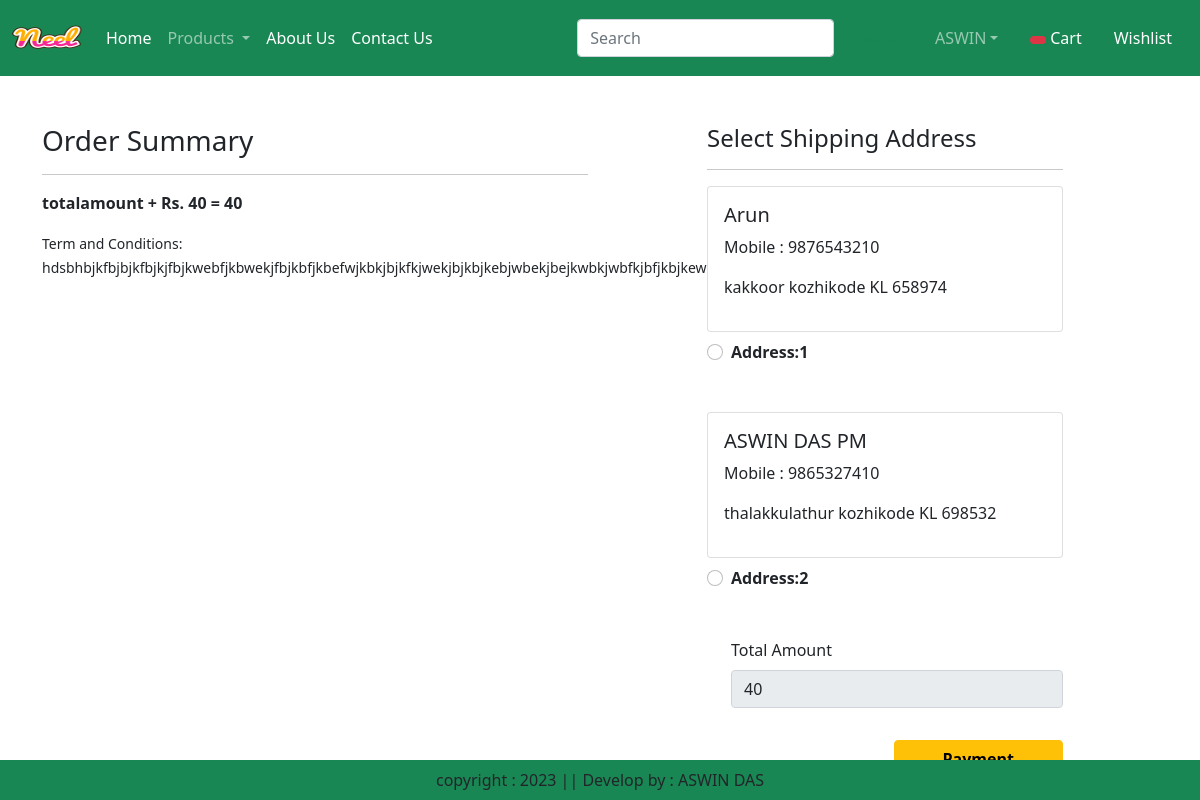
Screenshot of /checkout/ (signed in) with the database file from the repository.
### app/models.py (models this page shows, shortened)
class Customer(models.Model):
    user = models.ForeignKey(User,on_delete=models.CASCADE)
    name = models.CharField(max_length=200)
    locality = models.CharField(max_length=200)
    city = models.CharField(max_length=50)
    mobile = models.IntegerField(default=0)
    zipcode = models.IntegerField()
    state = models.CharField(choices=STATE_CHOICES,max_length=100)

### app/views.py (the view, shortened to what this page needs)
# urls.py: path("checkout/",views.Check_out.as_view(),name="checkout"),
class Check_out(View):
    def get(self,request):
        totalitem = 0
        if request.user.is_authenticated:
            totalitem = len(Cart.objects.filter(user=request.user))
        user = request.user
        add = Customer.objects.filter(user=user)
        cart = Cart.objects.filter(user=user)
        famount=0
        for p in cart:
            value = p.quantity * p.product.discounted_price
            famount = famount + value
        totalamount = famount + 40
        razoramount = int(totalamount * 100)
        client = razorpay.Client(auth=(settings.RAZOR_KEY_ID, settings.RAZOR_KEY_SECRET))
        data = { "amount": razoramount, "currency": "INR", "receipt": "order_rcptid_11" }
        payment_response = client.order.create(data=data)
        order_id = payment_response['id']
        order_status = payment_response['status']
        return render(request,'app/checkout.html',locals())

### app/templates/app/checkout.html (shortened to what this page needs)
{% extends 'app/base.html' %}
{% load static %}
{% block main-content %}
<div class="container">
    <div class="row mt-5">
        <div class="col-sm-6">
            <h3>Order Summary</h3>
            <hr>
            <p class="fw-bold">totalamount + Rs. 40 = {{totalamount}}</p>
            <small>Term and Conditions: hdsbhbjkfbjbjkfbjkjfbjkwebfjkbwekjfbjkbfjkbefwjkbkjbjkfkjwekjbjkbjkebjwbekjbejkwbkjwbfkjbfjkbjkewnjfwefiwejllkcml</small>
        </div>
        <div class="col-sm-4 offset-sm-1">
            <h4>Select Shipping Address</h4>
            <hr>
            <form action="" method="post" id="myform">
                {% for ad in add %}
                <div class="card">
                    <div class="card-body">
                        <h5>{{ad.name}}</h5>
                        <p>Mobile : {{ad.mobile}}</p>
                        <p>{{ad.locality}} {{ad.city}} {{ad.state}} {{ad.zipcode}}</p>
                    </div>
                </div>
                    <div class="form-check mt-2 mb-5">
                        <input class="form-check-input" type="radio" name="custid" id="custadd{{forloop.counter}}" value="{{ad.id}}">
                        <label class="form-check-label fw-bold" for="custadd{{forloop.counter}}">Address:{{forloop.counter}}</label>
                    </div>
                {% endfor %}
                    <div class="form-check mb-3">
                        <label class="form-label" for="totalamount">Total Amount</label>
                        <input class="form-control" type="number" name="totamount" value={{totalamount}} readonly>
                    </div>
                    <div class="text-end">
                        <button id="rzp-button1" type="submit" class="btn btn-warning mt-3 px-5 fw-bold">Payment</button>
                    </div>
            </form>
        </div>
    </div>
</div>
{% endblock main-content %}

### rows the page displays
Customer: name "Arun", mobile "9876543210", locality "kakkoor", city "kozhikode", state "KL", zipcode "658974"
Customer: name "ASWIN DAS PM", mobile "9865327410", locality "thalakkulathur", city "kozhikode", state "KL", zipcode "698532"

### other values shown
{{ totalamount }} "40"
